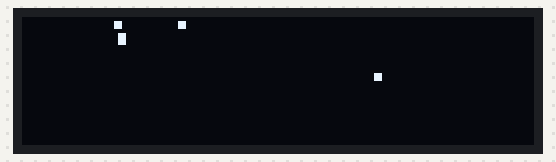
This sketch was run on a simulated Arduino Uno, built with avr-gcc and run on an emulated ATmega328P. Parts: 128×32 one-colour display. Random numbers use the default seed unless the sketch sets one.

Above: at 1.08 s.
At 5.92 s:
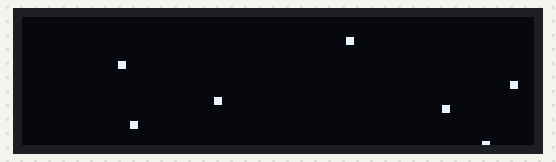
At 10.75 s:
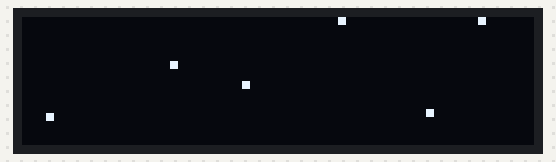
At 20.43 s:
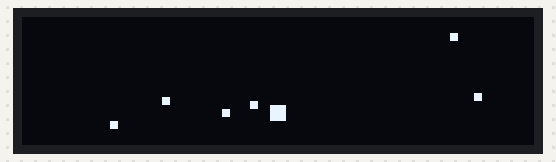
At 30.1 s:
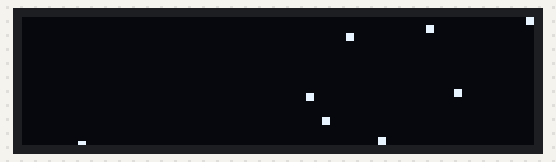
At 39.77 s:
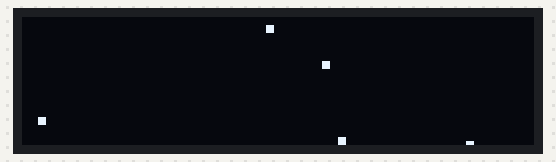

The sketch:

sketch_display_screensaver.ino
```cpp
#include <SPI.h>
#include <Wire.h>
#include <Adafruit_GFX.h>
#include <Adafruit_SSD1306.h>

#define SCREEN_WIDTH 128
#define SCREEN_HEIGHT 32

#define OLED_RESET     4
Adafruit_SSD1306 display(SCREEN_WIDTH, SCREEN_HEIGHT, &Wire, OLED_RESET);

#define NUM_STARS      10
#define METEORITE_FREQ 50
#define STAR_SPEED     1
#define METEORITE_SPEED 2

#define STAR_WIDTH     2
#define STAR_HEIGHT    2

#define METEORITE_WIDTH  4
#define METEORITE_HEIGHT 4

void setup() {
  Serial.begin(9600);

  if(!display.begin(SSD1306_SWITCHCAPVCC, 0x3C)) {
    Serial.println(F("SSD1306 allocation failed"));
    for(;;);
  }

  display.clearDisplay();
  display.display();

  setupStars();
}

void loop() {
  animateStars();
  delay(50);
}

int stars[NUM_STARS][3];
bool meteoriteActive = false;
int meteorite[3];

void setupStars() {
  for (int i = 0; i < NUM_STARS; i++) {
    stars[i][0] = random(display.width());
    stars[i][1] = random(-display.height(), 0);
    stars[i][2] = STAR_SPEED;
  }
}

void animateStars() {
  display.clearDisplay();

  for (int i = 0; i < NUM_STARS; i++) {
    display.fillRect(stars[i][0], stars[i][1], STAR_WIDTH, STAR_HEIGHT, SSD1306_WHITE);
    stars[i][1] += stars[i][2];
    if (stars[i][1] >= display.height()) {
      stars[i][0] = random(display.width());
      stars[i][1] = random(-display.height(), 0);
      stars[i][2] = STAR_SPEED;
    }
  }

  if (meteoriteActive) {
    display.fillRect(meteorite[0], meteorite[1], METEORITE_WIDTH, METEORITE_HEIGHT, SSD1306_WHITE);
    meteorite[1] += meteorite[2];
    if (meteorite[1] >= display.height()) {
      meteoriteActive = false;
    }
  } else if (random(0, METEORITE_FREQ) == 0) {
    meteorite[0] = random(display.width());
    meteorite[1] = random(-METEORITE_HEIGHT, 0);
    meteorite[2] = METEORITE_SPEED;
    meteoriteActive = true;
  }

  display.display();
}
```
